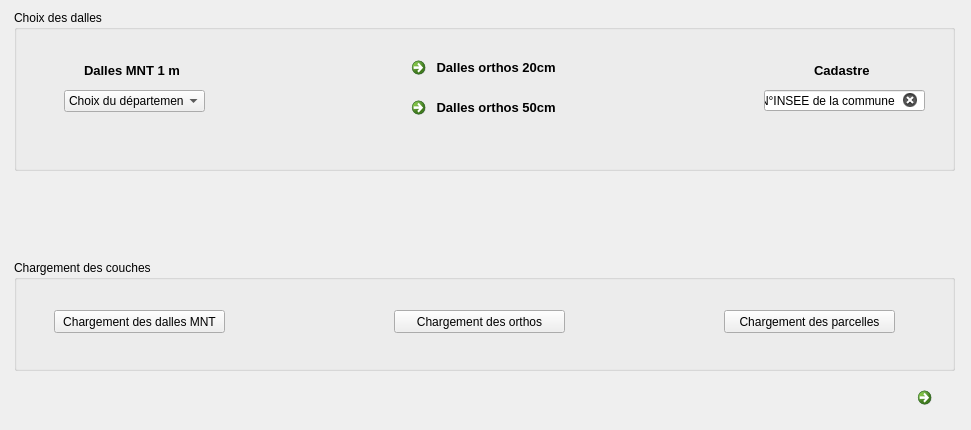
<?xml version="1.0" encoding="UTF-8"?>
<ui version="4.0">
 <class>LoaderCENDialogBase</class>
 <widget class="QDialog" name="LoaderCENDialogBase">
  <property name="geometry">
   <rect>
    <x>0</x>
    <y>0</y>
    <width>971</width>
    <height>430</height>
   </rect>
  </property>
  <property name="minimumSize">
   <size>
    <width>620</width>
    <height>430</height>
   </size>
  </property>
  <property name="maximumSize">
   <size>
    <width>971</width>
    <height>430</height>
   </size>
  </property>
  <property name="windowTitle">
   <string>LoaderCEN</string>
  </property>
  <widget class="QGroupBox" name="groupBox">
   <property name="geometry">
    <rect>
     <x>14</x>
     <y>10</y>
     <width>941</width>
     <height>161</height>
    </rect>
   </property>
   <property name="title">
    <string>Choix des dalles</string>
   </property>
   <widget class="QCommandLinkButton" name="commandLinkButton_2">
    <property name="geometry">
     <rect>
      <x>390</x>
      <y>40</y>
      <width>171</width>
      <height>41</height>
     </rect>
    </property>
    <property name="font">
     <font>
      <family>Segoe UI</family>
      <pointsize>10</pointsize>
     </font>
    </property>
    <property name="text">
     <string> Dalles orthos 20cm</string>
    </property>
   </widget>
   <widget class="QCommandLinkButton" name="commandLinkButton_3">
    <property name="geometry">
     <rect>
      <x>390</x>
      <y>80</y>
      <width>171</width>
      <height>41</height>
     </rect>
    </property>
    <property name="font">
     <font>
      <family>Segoe UI</family>
      <pointsize>10</pointsize>
     </font>
    </property>
    <property name="text">
     <string> Dalles orthos 50cm</string>
    </property>
   </widget>
   <widget class="QComboBox" name="comboBox">
    <property name="geometry">
     <rect>
      <x>50</x>
      <y>80</y>
      <width>141</width>
      <height>22</height>
     </rect>
    </property>
    <property name="editable">
     <bool>false</bool>
    </property>
    <property name="insertPolicy">
     <enum>QComboBox::InsertAlphabetically</enum>
    </property>
    <item>
     <property name="text">
      <string>Choix du département</string>
     </property>
    </item>
   </widget>
   <widget class="QLabel" name="label_4">
    <property name="geometry">
     <rect>
      <x>70</x>
      <y>50</y>
      <width>131</width>
      <height>20</height>
     </rect>
    </property>
    <property name="font">
     <font>
      <family>Segoe UI</family>
      <pointsize>10</pointsize>
      <weight>75</weight>
      <bold>true</bold>
     </font>
    </property>
    <property name="text">
     <string>Dalles MNT 1 m</string>
    </property>
   </widget>
   <widget class="QLabel" name="label_5">
    <property name="geometry">
     <rect>
      <x>20</x>
      <y>80</y>
      <width>21</width>
      <height>21</height>
     </rect>
    </property>
    <property name="text">
     <string/>
    </property>
    <property name="pixmap">
     <pixmap resource="resources.qrc">:/plugins/LoaderCEN/arrow2.png</pixmap>
    </property>
   </widget>
   <widget class="QLabel" name="label_7">
    <property name="geometry">
     <rect>
      <x>800</x>
      <y>50</y>
      <width>111</width>
      <height>20</height>
     </rect>
    </property>
    <property name="font">
     <font>
      <family>Segoe UI</family>
      <pointsize>10</pointsize>
      <weight>75</weight>
      <bold>true</bold>
     </font>
    </property>
    <property name="text">
     <string>Cadastre</string>
    </property>
   </widget>
   <widget class="QLabel" name="label_8">
    <property name="geometry">
     <rect>
      <x>720</x>
      <y>80</y>
      <width>21</width>
      <height>21</height>
     </rect>
    </property>
    <property name="text">
     <string/>
    </property>
    <property name="pixmap">
     <pixmap resource="resources.qrc">:/plugins/LoaderCEN/arrow2.png</pixmap>
    </property>
   </widget>
   <widget class="QLineEdit" name="lineEdit">
    <property name="enabled">
     <bool>true</bool>
    </property>
    <property name="geometry">
     <rect>
      <x>750</x>
      <y>80</y>
      <width>161</width>
      <height>21</height>
     </rect>
    </property>
    <property name="text">
     <string>N°INSEE de la commune</string>
    </property>
    <property name="alignment">
     <set>Qt::AlignCenter</set>
    </property>
    <property name="readOnly">
     <bool>false</bool>
    </property>
    <property name="clearButtonEnabled">
     <bool>true</bool>
    </property>
   </widget>
  </widget>
  <widget class="QGroupBox" name="groupBox_2">
   <property name="geometry">
    <rect>
     <x>14</x>
     <y>260</y>
     <width>941</width>
     <height>111</height>
    </rect>
   </property>
   <property name="title">
    <string>Chargement des couches </string>
   </property>
   <widget class="QPushButton" name="pushButton_2">
    <property name="geometry">
     <rect>
      <x>380</x>
      <y>50</y>
      <width>171</width>
      <height>23</height>
     </rect>
    </property>
    <property name="text">
     <string>Chargement des orthos</string>
    </property>
   </widget>
   <widget class="QPushButton" name="pushButton">
    <property name="geometry">
     <rect>
      <x>40</x>
      <y>50</y>
      <width>171</width>
      <height>23</height>
     </rect>
    </property>
    <property name="text">
     <string>Chargement des dalles MNT</string>
    </property>
   </widget>
   <widget class="QPushButton" name="pushButton_3">
    <property name="geometry">
     <rect>
      <x>710</x>
      <y>50</y>
      <width>171</width>
      <height>23</height>
     </rect>
    </property>
    <property name="text">
     <string>Chargement des parcelles</string>
    </property>
   </widget>
  </widget>
  <widget class="QLabel" name="label">
   <property name="enabled">
    <bool>true</bool>
   </property>
   <property name="geometry">
    <rect>
     <x>290</x>
     <y>200</y>
     <width>31</width>
     <height>31</height>
    </rect>
   </property>
   <property name="text">
    <string/>
   </property>
   <property name="pixmap">
    <pixmap resource="resources.qrc">:/plugins/LoaderCEN/arrow.png</pixmap>
   </property>
   <property name="scaledContents">
    <bool>true</bool>
   </property>
  </widget>
  <widget class="QLabel" name="label_2">
   <property name="geometry">
    <rect>
     <x>450</x>
     <y>190</y>
     <width>51</width>
     <height>51</height>
    </rect>
   </property>
   <property name="text">
    <string/>
   </property>
   <property name="pixmap">
    <pixmap resource="resources.qrc">:/plugins/LoaderCEN/loading.gif</pixmap>
   </property>
   <property name="scaledContents">
    <bool>true</bool>
   </property>
  </widget>
  <widget class="QLabel" name="label_3">
   <property name="geometry">
    <rect>
     <x>110</x>
     <y>190</y>
     <width>51</width>
     <height>51</height>
    </rect>
   </property>
   <property name="text">
    <string/>
   </property>
   <property name="pixmap">
    <pixmap resource="resources.qrc">:/plugins/LoaderCEN/loading.gif</pixmap>
   </property>
   <property name="scaledContents">
    <bool>true</bool>
   </property>
  </widget>
  <widget class="QLabel" name="label_6">
   <property name="geometry">
    <rect>
     <x>430</x>
     <y>380</y>
     <width>91</width>
     <height>31</height>
    </rect>
   </property>
   <property name="text">
    <string/>
   </property>
   <property name="pixmap">
    <pixmap resource="resources.qrc">:/plugins/LoaderCEN/logo.jpg</pixmap>
   </property>
   <property name="scaledContents">
    <bool>true</bool>
   </property>
  </widget>
  <widget class="QLabel" name="label_9">
   <property name="enabled">
    <bool>true</bool>
   </property>
   <property name="geometry">
    <rect>
     <x>630</x>
     <y>200</y>
     <width>31</width>
     <height>31</height>
    </rect>
   </property>
   <property name="text">
    <string/>
   </property>
   <property name="pixmap">
    <pixmap resource="resources.qrc">:/plugins/LoaderCEN/arrow.png</pixmap>
   </property>
   <property name="scaledContents">
    <bool>true</bool>
   </property>
  </widget>
  <widget class="QLabel" name="label_10">
   <property name="geometry">
    <rect>
     <x>790</x>
     <y>190</y>
     <width>51</width>
     <height>51</height>
    </rect>
   </property>
   <property name="text">
    <string/>
   </property>
   <property name="pixmap">
    <pixmap resource="resources.qrc">:/plugins/LoaderCEN/loading.gif</pixmap>
   </property>
   <property name="scaledContents">
    <bool>true</bool>
   </property>
  </widget>
  <widget class="QCommandLinkButton" name="commandLinkButton">
   <property name="geometry">
    <rect>
     <x>910</x>
     <y>380</y>
     <width>41</width>
     <height>41</height>
    </rect>
   </property>
   <property name="font">
    <font>
     <family>Segoe UI</family>
     <pointsize>9</pointsize>
    </font>
   </property>
   <property name="text">
    <string/>
   </property>
   <property name="icon">
    <iconset resource="resources.qrc">
     <normaloff>:/plugins/LoaderCEN/info.png</normaloff>:/plugins/LoaderCEN/info.png</iconset>
   </property>
   <property name="iconSize">
    <size>
     <width>25</width>
     <height>25</height>
    </size>
   </property>
  </widget>
 </widget>
 <resources>
 </resources>
 <connections/>
</ui>
